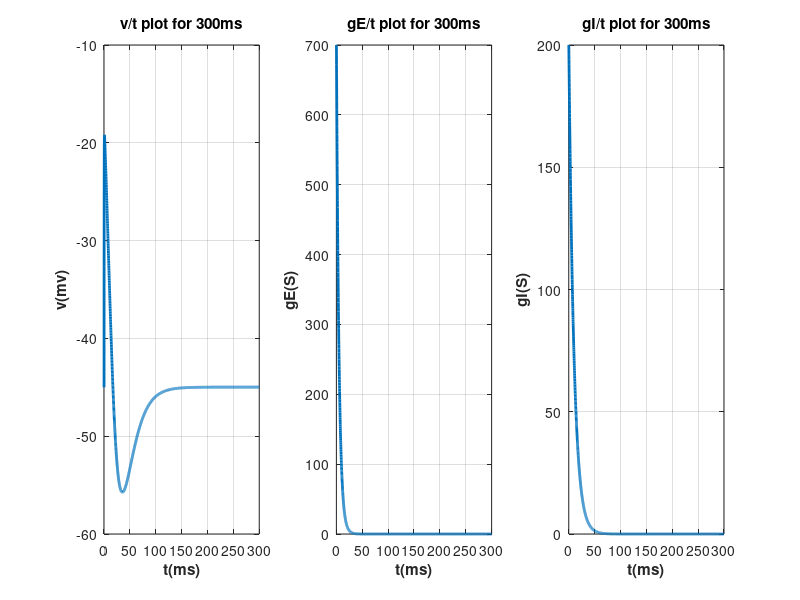

This figure's MATLAB source:
%Integrate & Fire Model
clc
clear 
figure

dt = 0.1; % Simulation Time Step
Duration = 300; % Simulation Time
T = ceil(Duration/dt);
t = (1:T) * dt; % Simulation time points in ms


% initial values
v_initial = -45; % in mv
gE_initial = 700;
gI_initial = 200;
El = -60; % Leak reversaⅼ potentiaⅼ in mv
Ee = 0; % Excitatory synaptic reversaⅼ potentiaⅼ in mv
Ei = -80; % Inhibitory synaptiⅽ reversaⅼ potentiaⅼ in mv
gl = 9.99; % Leak ⅽonductance in nS
Cm = 198; % in pF
Tau_e = 5; % in ms
Tau_i = 10; % in ms
I_ex = 150; % in pA

% initilize 3 vectors for values of v,gE,gI
v = v_initial * ones(1,T);
gE = gE_initial * ones(1,T);
gI = gI_initial * ones(1,T);

for i=1:(T-1)
    dv = (gl*(El-v(i)) + gE(i)*(Ee-v(i)) + gI(i)*(Ei-v(i)) + I_ex)/Cm;
    dgE = -gE(i)/Tau_e;
    dgI = -gI(i)/Tau_i;
    v(i+1) = v(i) + dv*dt;
    gE(i+1) = gE(i) + dgE*dt;
    gI(i+1) = gI(i) + dgI*dt;
end

% plot v
subplot(1,3,1);
plot(t,v,'LineWidth',2);
grid on;
title('v/t plot for 300ms');
xlabel('t(ms)','FontWeight','bold');
ylabel('v(mv)','FontWeight','bold');
% plot gE
subplot(1,3,2);
plot(t,gE,'LineWidth',2);
grid on;
title('gE/t plot for 300ms');
xlabel('t(ms)','FontWeight','bold');
ylabel('gE(S)','FontWeight','bold');
% plot gI
subplot(1,3,3);
plot(t,gI,'LineWidth',2);
grid on;
title('gI/t plot for 300ms');
xlabel('t(ms)','FontWeight','bold');
ylabel('gI(S)','FontWeight','bold');